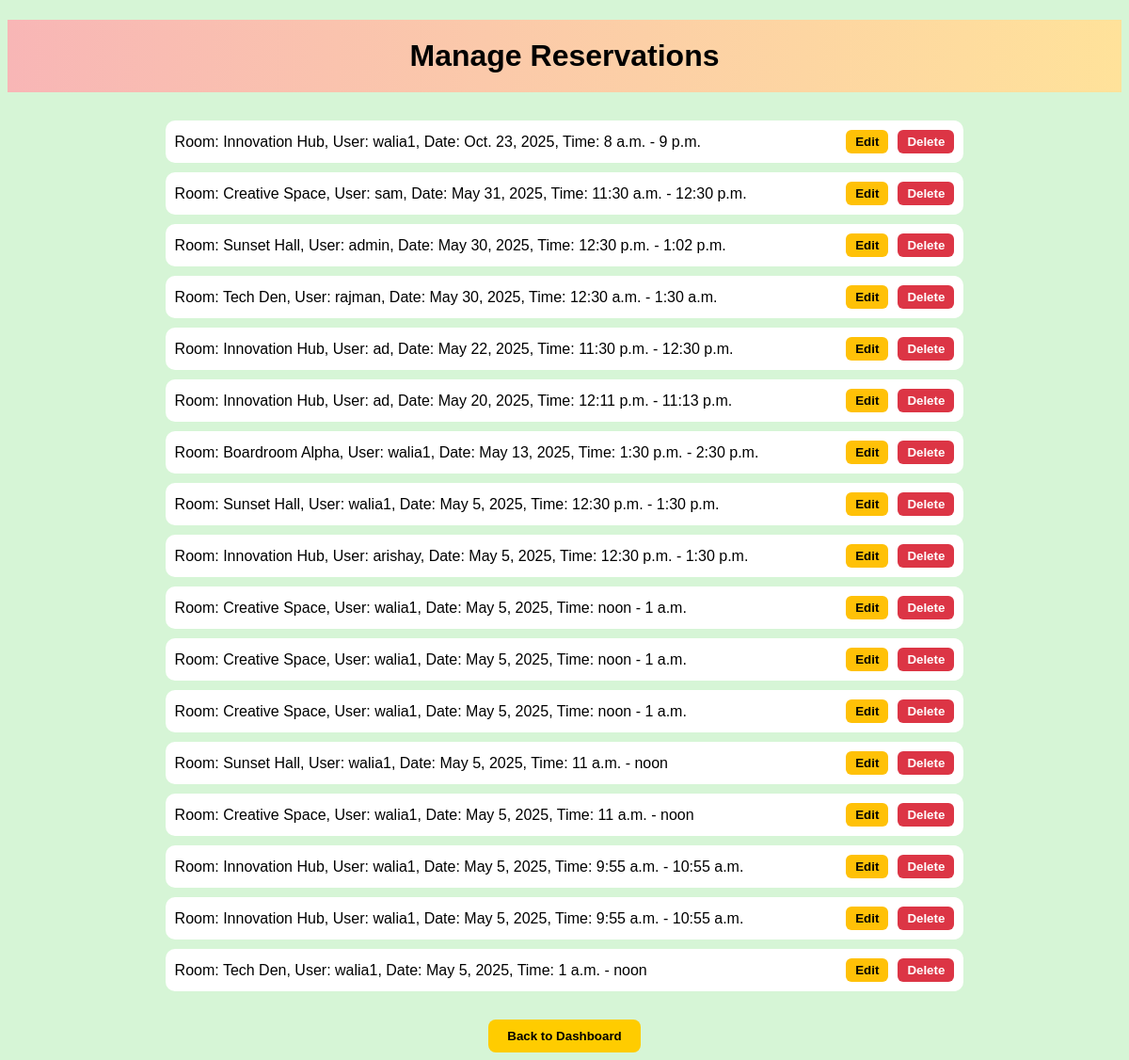
Page /adminpanel/reservations/ (signed in) on the committed database.
### reservations/models.py (models this page shows, shortened)
class Reservation(models.Model):
    user = models.ForeignKey(User, on_delete=models.CASCADE)
    room = models.ForeignKey(Room, on_delete=models.CASCADE)
    date = models.DateField()
    start_time = models.TimeField()
    end_time = models.TimeField()

class Room(models.Model):
    name = models.CharField(max_length=100)
    capacity = models.IntegerField()
    location = models.CharField(max_length=100)
    is_available = models.BooleanField(default=True)

### reservations/views.py (the view)
# urls.py: path('adminpanel/reservations/', views.admin_manage_reservations, name='admin_manage_reservations'),
@login_required
@user_passes_test(lambda u: u.is_superuser)
def admin_manage_reservations(request):
    reservations = Reservation.objects.select_related('room', 'user').all().order_by('-date', '-start_time')
    return render(request, 'reservations/admin_manage_reservations.html', {
        'reservations': reservations
    })

### reservations/templates/reservations/admin_manage_reservations.html (shortened to what this page needs)
<!DOCTYPE html>
<html>
<head>
</head>
<body>
    <h1>Manage Reservations</h1>
    {% for reservation in reservations %}
        <div class="reservation-box">
            <span>
                Room: {{ reservation.room.name }},
                User: {{ reservation.user.username }},
                Date: {{ reservation.date }},
                Time: {{ reservation.start_time|time:"P" }} - {{ reservation.end_time|time:"P" }}
            </span>
            <div class="buttons">
                <form action="{% url 'edit_reservation_admin' reservation.id %}" method="get" style="margin: 0;">
                    <button class="edit-btn" type="submit">Edit</button>
                </form>
                <form action="{% url 'delete_reservation_admin' reservation.id %}" method="get" style="margin: 0;">
                    <button class="delete-btn" type="submit">Delete</button>
                </form>
            </div>
        </div>
    {% empty %}
        <p style="text-align:center;">No reservations available.</p>
    {% endfor %}
    <div class="dashboard-link">
        <a href="{% url 'admin_dashboard' %}"><button>Back to Dashboard</button></a>
    </div>
</body>
</html>

### reservations/templates/reservations/admin_manage_reservations.html (style rules this page uses)
body { background-color: #d6f5d6; font-family: Arial, sans-serif; }
h1 { text-align: center; background: linear-gradient(to right, #f8b6b6, #ffe29a); padding: 20px 0; margin-bottom: 30px; }
.reservation-box { width: 70%; margin: 10px auto; padding: 10px; background-color: white; border-radius: 10px; display: flex; justify-content: space-between; align-items: center; }
.reservation-box span { font-size: 16px; }
.buttons { display: flex; gap: 10px; }
.edit-btn, .delete-btn { padding: 5px 10px; border: none; cursor: pointer; border-radius: 6px; font-weight: bold; }
.edit-btn { background-color: #ffc107; }
.delete-btn { background-color: #dc3545; color: white; }
.dashboard-link { text-align: center; margin-top: 30px; }
.dashboard-link a button { background-color: #ffcc00; padding: 10px 20px; border: none; border-radius: 8px; font-weight: bold; cursor: pointer; }

### rows in the picture
Reservation: room.name "Innovation Hub", user.username "walia1", date "Oct. 23, 2025", start_time "8 a.m.", end_time "9 p.m."
Reservation: room.name "Creative Space", user.username "sam", date "May 31, 2025", start_time "11:30 a.m.", end_time "12:30 p.m."
Reservation: room.name "Sunset Hall", user.username "admin", date "May 30, 2025", start_time "12:30 p.m.", end_time "1:02 p.m."
Reservation: room.name "Tech Den", user.username "rajman", date "May 30, 2025", start_time "12:30 a.m.", end_time "1:30 a.m."
Reservation: room.name "Innovation Hub", user.username "ad", date "May 22, 2025", start_time "11:30 p.m.", end_time "12:30 p.m."
Reservation: room.name "Innovation Hub", user.username "ad", date "May 20, 2025", start_time "12:11 p.m.", end_time "11:13 p.m."
Reservation: room.name "Boardroom Alpha", user.username "walia1", date "May 13, 2025", start_time "1:30 p.m.", end_time "2:30 p.m."
Reservation: room.name "Sunset Hall", user.username "walia1", date "May 5, 2025", start_time "12:30 p.m.", end_time "1:30 p.m."
Reservation: room.name "Innovation Hub", user.username "arishay", date "May 5, 2025", start_time "12:30 p.m.", end_time "1:30 p.m."
Reservation: room.name "Creative Space", user.username "walia1", date "May 5, 2025", start_time "noon", end_time "1 a.m."
Reservation: room.name "Creative Space", user.username "walia1", date "May 5, 2025", start_time "noon", end_time "1 a.m."
Reservation: room.name "Creative Space", user.username "walia1", date "May 5, 2025", start_time "noon", end_time "1 a.m."
Reservation: room.name "Sunset Hall", user.username "walia1", date "May 5, 2025", start_time "11 a.m.", end_time "noon"
Reservation: room.name "Creative Space", user.username "walia1", date "May 5, 2025", start_time "11 a.m.", end_time "noon"
Reservation: room.name "Innovation Hub", user.username "walia1", date "May 5, 2025", start_time "9:55 a.m.", end_time "10:55 a.m."
Reservation: room.name "Innovation Hub", user.username "walia1", date "May 5, 2025", start_time "9:55 a.m.", end_time "10:55 a.m."
Reservation: room.name "Tech Den", user.username "walia1", date "May 5, 2025", start_time "1 a.m.", end_time "noon"
